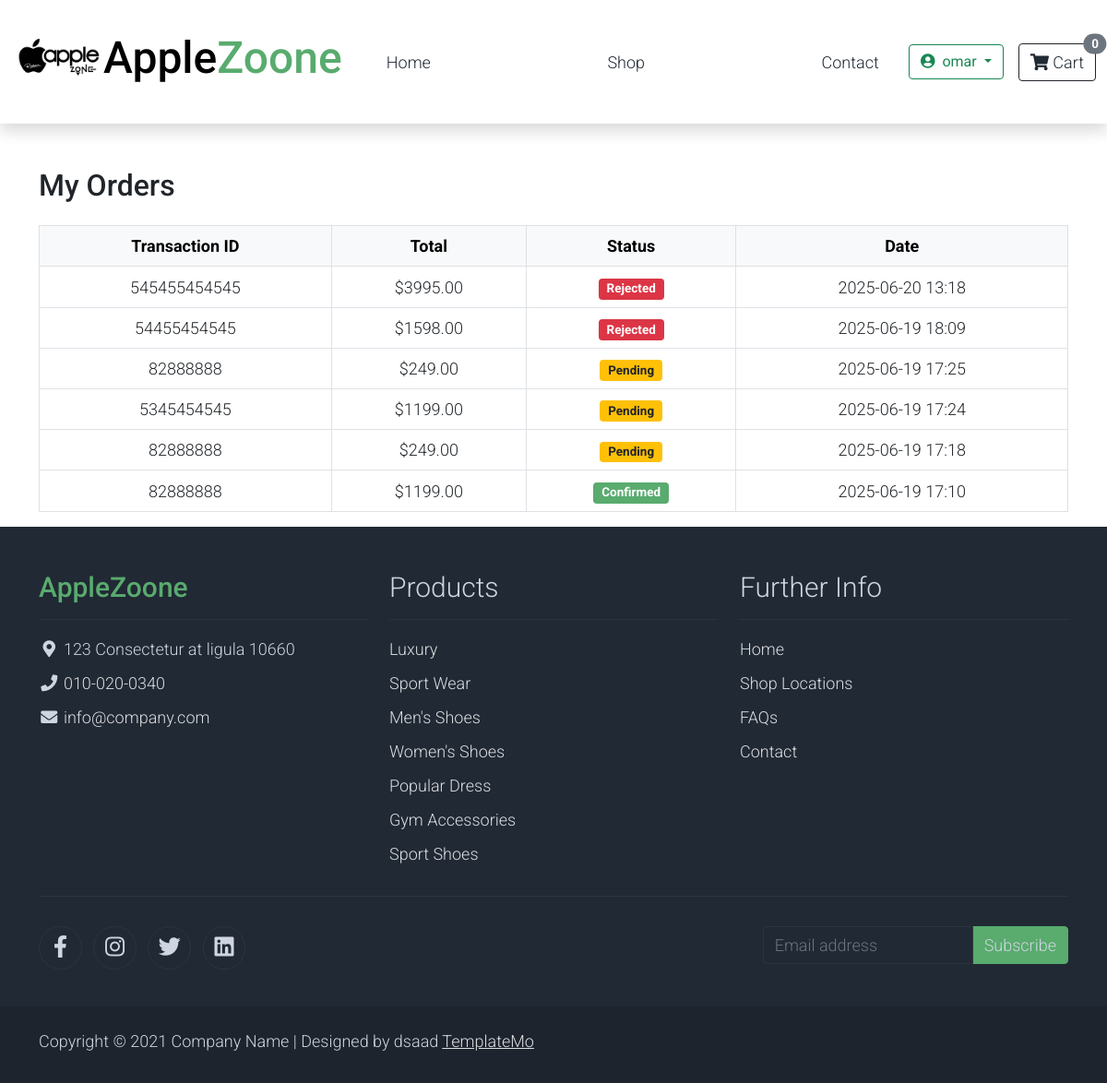
/shop/my-orders/ (signed in), run on the app's committed database.
### shop/models.py (models this page shows, shortened)
class Order(models.Model):
    STATUS_CHOICES = (
        ('pending', 'Pending'),
        ('confirmed', 'Confirmed'),
        ('rejected', 'Rejected'),
    )
    user = models.ForeignKey(User, on_delete=models.SET_NULL, null=True, blank=True)
    name = models.CharField(max_length=255)
    phone = models.CharField(max_length=20)
    transaction_id = models.CharField(max_length=100)
    total = models.DecimalField(max_digits=10, decimal_places=2)
    status = models.CharField(max_length=10, choices=STATUS_CHOICES, default='pending')
    created_at = models.DateTimeField(auto_now_add=True)

### shop/views.py (the view)
# urls.py: path('my-orders/', views.my_orders, name='my_orders'),
@login_required
def my_orders(request):
    orders = Order.objects.filter(user=request.user).order_by('-created_at')
    return render(request, 'shop/my_orders.html', {'orders': orders})

### shop/context_processors.py (called while the page is built)
def cart_item_count(request):
    cart = request.session.get('cart', {})
    count = sum(cart.values())
    return {'cart_item_count': count}

### shop/templates/shop/my_orders.html
{% extends 'base.html' %}
{% block body %}
<div class="container mt-5">
    <h2>My Orders</h2>
    <table class="table table-bordered text-center align-middle mt-4">
        <thead class="table-light">
            <tr>
                <th>Transaction ID</th>
                <th>Total</th>
                <th>Status</th>
                <th>Date</th>
            </tr>
        </thead>
        <tbody>
            {% for order in orders %}
                <tr>
                    <td>{{ order.transaction_id }}</td>
                    <td>${{ order.total }}</td>
                    <td>
                        {% if order.status == "pending" %}
                            <span class="badge bg-warning text-dark">Pending</span>
                        {% elif order.status == "confirmed" %}
                            <span class="badge bg-success">Confirmed</span>
                        {% else %}
                            <span class="badge bg-danger">Rejected</span>
                        {% endif %}
                    </td>
                    <td>{{ order.created_at|date:"Y-m-d H:i" }}</td>
                </tr>
            {% empty %}
                <tr>
                    <td colspan="4">No orders yet.</td>
                </tr>
            {% endfor %}
        </tbody>
    </table>
</div>
{% endblock body %}

### templates/parts/navbar.html (shortened to what this page needs)
{% load static %}
<nav class="navbar navbar-expand-lg navbar-light shadow">
    <div class="container-fluid">
        <a class="navbar-brand text-success logo h1 align-self-center d-flex align-items-center" href="/">
            <img src="{% static 'assets/img/yahya50.png' %}" alt="Logo" style="height: 100px; width: auto;">
            <span style="color: black;">Apple</span>Zoone
        </a>
        <div class="align-self-center collapse navbar-collapse flex-fill  d-lg-flex justify-content-lg-between" id="templatemo_main_nav">
            <div class="flex-fill">
                <ul class="nav navbar-nav d-flex justify-content-between mx-lg-auto">
                    <li class="nav-item">
                        <a class="nav-link" href="{% url 'home:home' %}">Home</a>
                    </li>
                    <li class="nav-item">
                        <a class="nav-link" href="{% url 'shop:shop_list' %}">Shop</a>
                    </li>
                    <li class="nav-item">
                        <a class="nav-link" href="{% url 'contact:send_text' %}">Contact</a>
                    </li>
                </ul>
            </div>
            <div class="d-flex align-items-center gap-2 mt-2 mt-lg-0">
                {% if user.is_authenticated %}
                    <div class="dropdown">
                        <button class="btn btn-outline-success dropdown-toggle" type="button" id="profileDropdown" data-bs-toggle="dropdown" aria-expanded="false">
                            <i class="fas fa-user-circle me-1"></i> {{ user.username }}
                        </button>
                    </div>
                {% else %}
                    <a href="{% url 'account_login' %}" class="btn btn-success btn-sm">Log in</a>
                    <a href="{% url 'account_signup' %}" class="btn btn-outline-primary btn-sm">Sign Up</a>
                {% endif %}
                <a class="btn btn-outline-dark position-relative ms-2" href="{% url 'shop:view_cart' %}">
                    <i class="fas fa-shopping-cart"></i> Cart
                    <span class="position-absolute top-0 start-100 translate-middle badge rounded-pill {% if cart_item_count > 0 %}bg-danger{% else %}bg-secondary{% endif %}">
                        {{ cart_item_count }}
                    </span>
                </a>
            </div>
        </div>
    </div>
</nav>

### project/static/assets/css/templatemo.css (style rules this page uses)
body, ul, li, p, a, label, input, div { font-family: 'Roboto', sans-serif; font-size: 18px !important; font-weight: 300 !important; }
.h1 { font-family: 'Roboto', sans-serif; font-size: 48px !important; font-weight: 200 !important; }
.logo { font-weight: 500 !important; }
.text-success { color: #59ab6e !important; }
.bg-success { background-color: #59ab6e !important; }
#templatemo_main_nav a { color: #212934; }
@media (min-width: 768px) { #templatemo_main_nav .navbar-nav { max-width: 450px; } }
@media (min-width: 992px) { #templatemo_main_nav .navbar-nav { max-width: 550px; } }

### data on the page
Order: transaction_id "545455454545", total "3995.00", status "Rejected", created_at "2025-06-20 13:18"
Order: transaction_id "54455454545", total "1598.00", status "Rejected", created_at "2025-06-19 18:09"
Order: transaction_id "82888888", total "249.00", status "Pending", created_at "2025-06-19 17:25"
Order: transaction_id "5345454545", total "1199.00", status "Pending", created_at "2025-06-19 17:24"
Order: transaction_id "82888888", total "249.00", status "Pending", created_at "2025-06-19 17:18"
Order: transaction_id "82888888", total "1199.00", status "Confirmed", created_at "2025-06-19 17:10"

### other printed values
{{ user.username }} "omar"
{{ cart_item_count }} "0"
